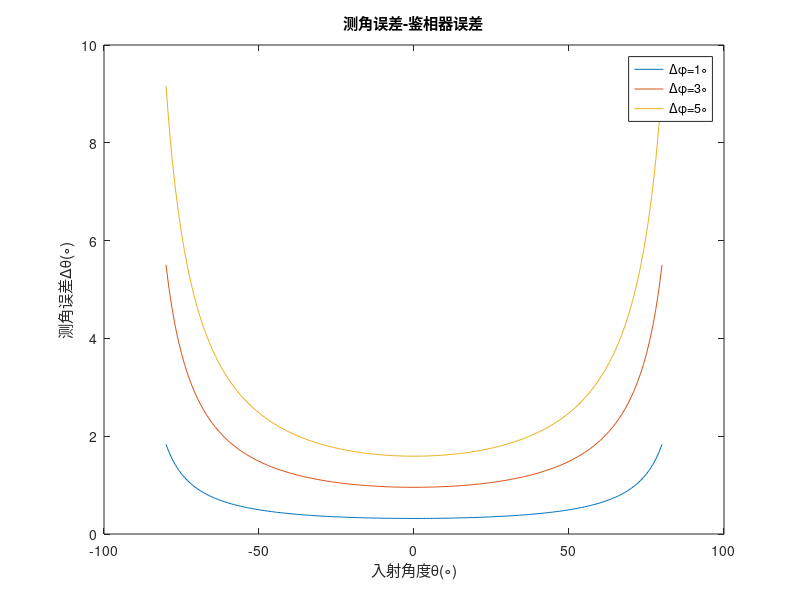

Recreate this plot in MATLAB.
% 测角误差-鉴相器误差
eps=0.00000001;
f = 5.8e9;  % 5.8GHz
c = 3e8;    % 光速
lambda = c/f;
d_lambda = 1/2;
dphi1 = 1*pi/180;
dphi3 = 3*pi/180;
dphi5 = 5*pi/180;
dlambda = 0;
theta = -80:1:80;
dtheta1 = dphi1./(2*pi*d_lambda*cosd(theta))+dlambda/lambda*tand(theta);
dtheta1 = dtheta1/pi*180;
dtheta3 = dphi3./(2*pi*d_lambda*cosd(theta))+dlambda/lambda*tand(theta);
dtheta3 = dtheta3/pi*180;
dtheta5 = dphi5./(2*pi*d_lambda*cosd(theta))+dlambda/lambda*tand(theta);
dtheta5 = dtheta5/pi*180;
plot(theta,dtheta1,theta,dtheta3,theta,dtheta5);
title('测角误差-鉴相器误差');xlabel('入射角度\theta(\circ)');ylabel('测角误差\Delta\theta(\circ)');
legend('\Delta\phi=1\circ','\Delta\phi=3\circ','\Delta\phi=5\circ');
